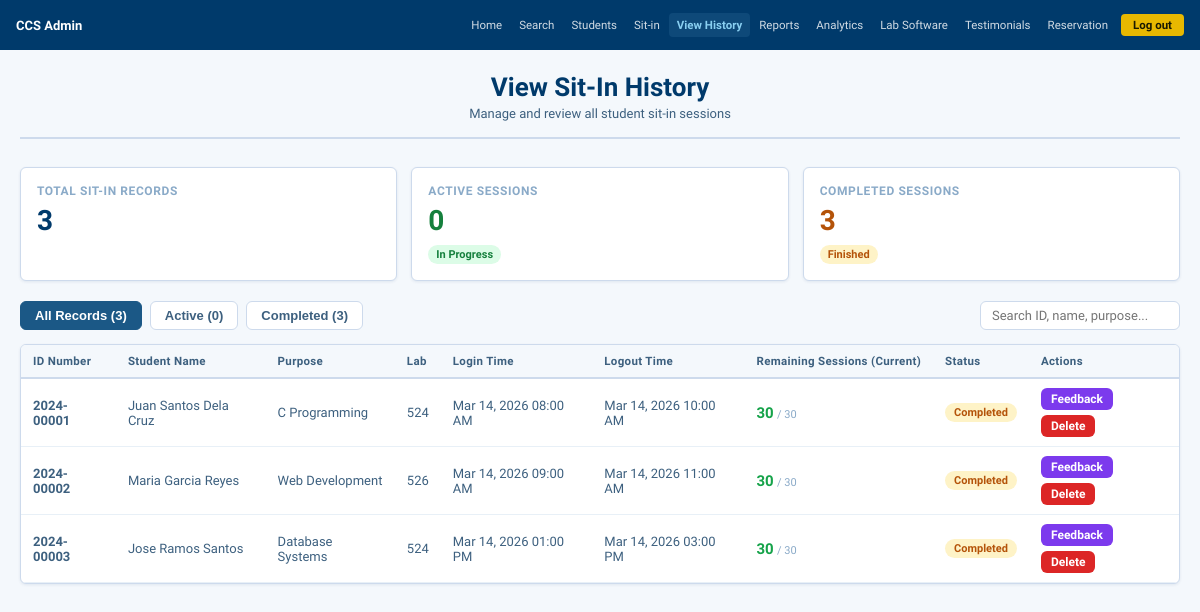
The page /admin_sitin_history.php (signed in) on the database as committed earlier.
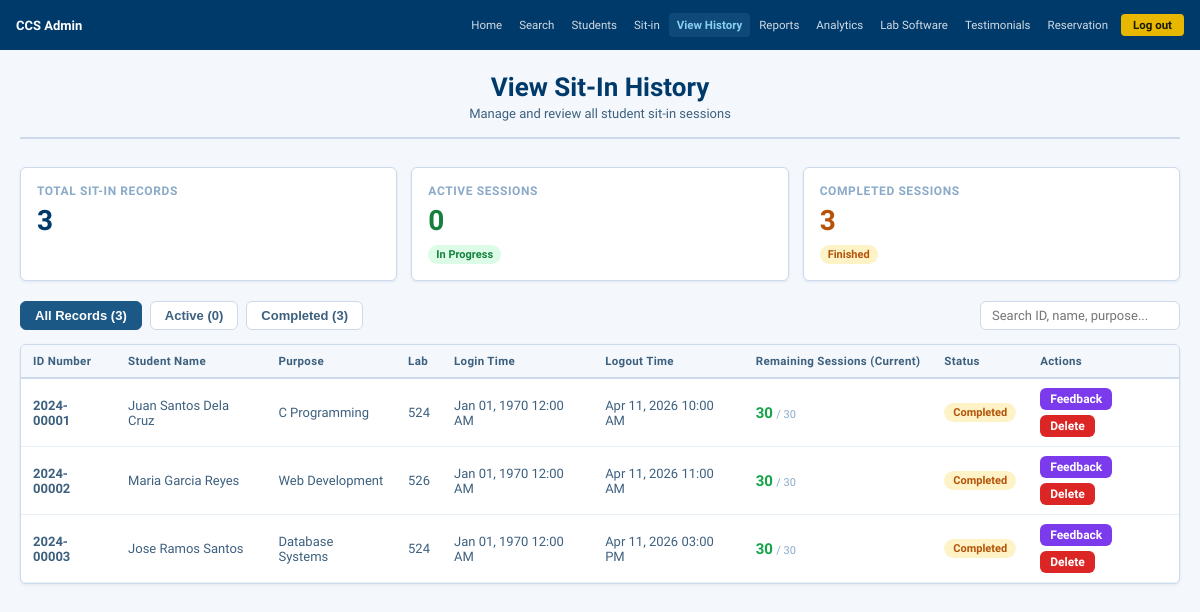
The same page on the database as committed later.
### tables this page shows
CREATE TABLE IF NOT EXISTS sit_in_history (
    id              INT AUTO_INCREMENT PRIMARY KEY,
    student_id      INT         NOT NULL,
    id_number       VARCHAR(20) NOT NULL,
    fullname        VARCHAR(255)NOT NULL,
    sit_purpose     VARCHAR(255)NOT NULL,
    laboratory      VARCHAR(50) NOT NULL,
    login_time      DATETIME    DEFAULT NULL,
    logout_time     DATETIME    DEFAULT NULL,
    date            DATE        NOT NULL,
    created_at      TIMESTAMP DEFAULT CURRENT_TIMESTAMP,
    FOREIGN KEY (student_id) REFERENCES students(id) ON DELETE CASCADE
);

CREATE TABLE IF NOT EXISTS students (
    id              INT AUTO_INCREMENT PRIMARY KEY,
    id_number       VARCHAR(20)  NOT NULL UNIQUE,
    lastname        VARCHAR(100) NOT NULL,
    firstname       VARCHAR(100) NOT NULL,
    middlename      VARCHAR(100) DEFAULT '',
    course          VARCHAR(20)  NOT NULL,
    year_level      TINYINT      NOT NULL DEFAULT 1,
    email           VARCHAR(150) NOT NULL UNIQUE,
    password        VARCHAR(255) NOT NULL,
    address         VARCHAR(255) DEFAULT '',
    session         INT          NOT NULL DEFAULT 30,
    created_at      TIMESTAMP    DEFAULT CURRENT_TIMESTAMP
);

### admin_sitin_history.php (the view, shortened to what this page needs)
<?php
require_once 'db.php';
try {
    $stmt = $pdo->prepare("
        SELECT s.id, s.student_id, s.created_at
        FROM sit_in_history s
        WHERE s.session_at_login IS NULL AND s.student_id IS NOT NULL AND s.student_id > 0
    ");
    $stmt->execute();
    $records_to_fix = $stmt->fetchAll();
    foreach ($records_to_fix as $record) {
        $pdo->prepare("UPDATE sit_in_history SET session_at_login = 30 WHERE id = ?")->execute([$record['id']]);
    }
} catch (Exception $e) {  }
try {
    $pdo->exec("CREATE TABLE IF NOT EXISTS feedback (
        id              INT AUTO_INCREMENT PRIMARY KEY,
        sitin_id        INT         NOT NULL,
        student_id      INT         NOT NULL,
        admin_feedback  TEXT        NOT NULL,
        admin_name      VARCHAR(100) DEFAULT 'CCS Admin',
        created_at      TIMESTAMP   DEFAULT CURRENT_TIMESTAMP,
        FOREIGN KEY (sitin_id) REFERENCES sit_in_history(id) ON DELETE CASCADE,
        FOREIGN KEY (student_id) REFERENCES students(id) ON DELETE CASCADE
    )");
} catch (Exception $e) {  }
$page = $_GET['page'] ?? 'history';
$filter_status = $_GET['status'] ?? 'all';
$query = "SELECT s.*,
                 st.firstname, st.lastname, st.middlename, st.course, st.year_level,
                 st.session as current_session
          FROM sit_in_history s
          LEFT JOIN students st ON s.student_id = st.id";
$query .= " ORDER BY s.created_at DESC";
$all_sitin = $pdo->query($query)->fetchAll();
$total_sitin = count($all_sitin);
$active_sitin = (int)$pdo->query("SELECT COUNT(*) FROM sit_in_history WHERE logout_time IS NULL")->fetchColumn();
$completed_sitin = (int)$pdo->query("SELECT COUNT(*) FROM sit_in_history WHERE logout_time IS NOT NULL")->fetchColumn();
?>
<!DOCTYPE html>
<html lang="en">
<head>
</head>
<body>
<?php $admin_active_file = 'admin_sitin_history.php'; $admin_active_page = ''; require 'admin_nav.php'; ?>
<div class="page-body">
<div style="margin-bottom: 28px; border-bottom: 2px solid var(--gray-200); padding-bottom: 16px; text-align: center;">
  <h1 style="font-size: 26px; font-weight: 800; color: var(--blue-dk); margin: 0;">View Sit-In History</h1>
  <p style="font-size: 13px; color: var(--gray-600); margin-top: 4px;">Manage and review all student sit-in sessions</p>
</div>
<div class="stats-grid">
  <div class="stat-card">
    <div class="stat-label">Total Sit-in Records</div>
    <div class="stat-value"><?= $total_sitin ?></div>
  </div>
  <div class="stat-card">
    <div class="stat-label">Active Sessions</div>
    <div class="stat-value" style="color:#15803d;"><?= $active_sitin ?></div>
    <span class="stat-badge stat-badge-active">In Progress</span>
  </div>
  <div class="stat-card">
    <div class="stat-label">Completed Sessions</div>
    <div class="stat-value" style="color:#b45309;"><?= $completed_sitin ?></div>
    <span class="stat-badge stat-badge-completed">Finished</span>
  </div>
</div>
<div class="toolbar">
  <div style="display:flex;gap:8px;flex-wrap:wrap;">
    <button class="filter-btn <?= $filter_status === 'all' ? 'active' : '' ?>"
            onclick="window.location.href='?page=history&status=all'">
      All Records (<?= $total_sitin ?>)
    </button>
    <button class="filter-btn <?= $filter_status === 'active' ? 'active' : '' ?>"
            onclick="window.location.href='?page=history&status=active'">
      Active (<?= $active_sitin ?>)
    </button>
    <button class="filter-btn <?= $filter_status === 'completed' ? 'active' : '' ?>"
            onclick="window.location.href='?page=history&status=completed'">
      Completed (<?= $completed_sitin ?>)
    </button>
  </div>
  <div class="toolbar-right">
    <input type="text" class="search-input" id="searchInput" placeholder="Search ID, name, purpose..."
           oninput="filterTable(this.value)"/>
  </div>
</div>
<div class="card">
  <div class="table-wrap">
    <table id="historyTable">
      <thead>
        <tr>
          <th>ID Number</th>
          <th>Student Name</th>
          <th>Purpose</th>
          <th>Lab</th>
          <th>Login Time</th>
          <th>Logout Time</th>
          <th>Remaining Sessions (Current)</th>
          <th>Status</th>
          <th>Actions</th>
        </tr>
      </thead>
      <tbody>
        <?php if ($all_sitin): foreach ($all_sitin as $sit):
          $is_active = empty($sit['logout_time']);
          $full_name = trim($sit['firstname'] . ' ' . $sit['middlename'] . ' ' . $sit['lastname']);
          $full_name = $full_name ?: ($sit['fullname'] ?? 'Walk-in Student');
          $current_session = null;
          if ($sit['student_id'] && $sit['student_id'] > 0) {
              $sessStmt = $pdo->prepare("SELECT session FROM students WHERE id = ? LIMIT 1");
              $sessStmt->execute([$sit['student_id']]);
              $current_session = $sessStmt->fetchColumn();
              $current_session = $current_session !== false ? (int)$current_session : null;
          }
          $login_datetime = '—';
          if ($sit['date'] && $sit['login_time'] && $sit['login_time'] != '00:00:00') {
              $login_datetime = date('M d, Y h:i A', strtotime($sit['date'] . ' ' . $sit['login_time']));
          } elseif ($sit['login_time'] && $sit['login_time'] != '00:00:00') {
              $login_datetime = date('h:i A', strtotime($sit['login_time']));
          }
          $logout_datetime = '—';
          if (!$is_active && $sit['logout_time']) {
              if (strpos($sit['logout_time'], ' ') !== false) {
                  $logout_datetime = date('M d, Y h:i A', strtotime($sit['logout_time']));
              }
              elseif ($sit['date'] && $sit['logout_time'] && $sit['logout_time'] != '00:00:00') {
                  $logout_datetime = date('M d, Y h:i A', strtotime($sit['date'] . ' ' . $sit['logout_time']));
              }
              elseif ($sit['logout_time'] && $sit['logout_time'] != '00:00:00') {
                  $logout_datetime = date('h:i A', strtotime($sit['logout_time']));
              }
          }
        ?>
        <tr>
          <td><strong><?= htmlspecialchars($sit['id_number']) ?></strong></td>
          <td><?= htmlspecialchars($full_name) ?></div>
          <td><?= htmlspecialchars($sit['sit_purpose']) ?></div>
          <td><?= htmlspecialchars($sit['laboratory']) ?></div>
          <td><?= $login_datetime ?></div>
          <td><?= $logout_datetime ?></div>
          <td style="min-width: 110px;">
            <?php if ($sit['student_id'] && $sit['student_id'] > 0 && $current_session !== null): ?>
              <?php
                $sessColor = $current_session <= 5 ? 'session-low' : ($current_session <= 10 ? 'session-medium' : 'session-high');
              ?>
              <span class="session-number <?= $sessColor ?>"><?= $current_session ?></span>
              <span style="font-size:11px;color:var(--gray-400);"> / 30</span>
            <?php elseif ($sit['student_id'] && $sit['student_id'] > 0 && $current_session === null): ?>
              <span style="color:var(--gray-400);">—</span>
            <?php else: ?>
              <span style="color:var(--gray-400);">Walk-in</span>
            <?php endif; ?>
          <td>
            <?php if ($is_active): ?>
              <span class="badge badge-active">Active</span>
            <?php else: ?>
              <span class="badge badge-completed">Completed</span>
            <?php endif; ?>
          <td style="display:flex;gap:5px;flex-wrap:wrap;">
            <button class="btn btn-sm" style="background:#7c3aed;color:#fff;" onclick="openFeedbackModal(<?= $sit['id'] ?>, '<?= addslashes($full_name) ?>')">Feedback</button>
            <form method="POST" style="display:inline;">
              <button type="submit" name="delete_sitin" class="btn btn-red btn-sm" onclick="return confirm('Delete this record?')">Delete</button>
            </form>
        </tr>
        <?php endforeach; else: ?>
          <tr><td colspan="9" class="no-data">No sit-in records found.</td></tr>
        <?php endif; ?>
</body>
</html>

### admin_nav.php
<?php
$_anp = $admin_active_page ?? ($page ?? '');
$_anf = $admin_active_file ?? '';
function _anav($label, $href, $match_page, $current_page, $current_file = '', $match_file = '', $extra_class = '') {
    $is_active = ($match_page && $current_page === $match_page)
              || ($match_file && $current_file === $match_file);
    $cls = trim(($is_active ? 'active ' : '') . $extra_class);
    $cls_attr = $cls ? ' class="' . $cls . '"' : '';
    return '<a href="' . $href . '"' . $cls_attr . '>' . $label . '</a>';
}
?>
<nav>
  <div class="nav-brand">CCS Admin</div>
  <div class="nav-links">
    <?= _anav('Home', 'admin_dashboard.php?page=home', 'home', $_anp) ?>
    <a href="#"
       onclick="
         if (typeof openModal === 'function') {
           openModal('searchModal');
         } else {
           window.location.href = 'admin_dashboard.php?page=home&open=search';
         }
         return false;">Search</a>
    <?= _anav('Students', 'admin_dashboard.php?page=students', 'students', $_anp) ?>
    <a href="#"
       onclick="(typeof openBlankSitin==='function' ? openBlankSitin() : window.location.href='admin_dashboard.php?page=sitin'); return false;"
       class="<?= $_anp === 'sitin' ? 'active' : '' ?>">Sit-in</a>
    <?= _anav('View History', 'admin_sitin_history.php', '', '', $_anf, 'admin_sitin_history.php') ?>
    <?= _anav('Reports',      'admin_dashboard.php?page=reports',      'reports',      $_anp) ?>
    <?= _anav('Analytics',    'admin_dashboard.php?page=analytics',    'analytics',    $_anp) ?>
    <?= _anav('Lab Software', 'admin_dashboard.php?page=software',     'software',     $_anp) ?>
    <?= _anav('Testimonials', 'admin_dashboard.php?page=testimonials', 'testimonials', $_anp) ?>
    <?= _anav('Reservation',  'admin_dashboard.php?page=reservation',  'reservation',  $_anp) ?>
    <a href="admin_logout.php" class="btn-logout-nav">Log out</a>
  </div>
</nav>

### admin_sitin_history.php (style rules this page uses)
:root { --blue:#1B5886;--blue-dk:#003A6B;--blue-lt:#e8f4fb;--blue-bd:#89CFF1; --gray-50:#f4f8fc;--gray-100:#e8f0f7;--gray-200:#cddaec; --gray-400:#8aaac8;--gray-600:#3d607f;--gray-800:#1a2e45; --white:#fff;--radius:6px; --shadow:0 1px 3px rgba(0,58,107,0.09);--shadow-md:0 4px 16px rgba(0,58,107,0.12); --red:#dc2626;--green:#16a34a;--green-lt:#f0fdf4;--yellow:#ea580c; }
* { box-sizing:border-box;margin:0;padding:0; }
body { font-family:'Plus Jakarta Sans',sans-serif;background:var(--gray-50);color:var(--gray-800);font-size:14px; }
nav { background:var(--blue-dk); height:50px;padding:0 16px; display:flex; align-items:center; justify-content:space-between; position:sticky; gap:10px; top:0;z-index:200; }
.nav-brand { font-size:13px;font-weight:700;color:#fff;white-space:nowrap;flex-shrink:0; }
.nav-links { display:flex;align-items:center;gap:1px;flex-wrap:nowrap;overflow-x:auto;scrollbar-width:none; }
.nav-links a { font-size:11.5px;font-weight:500;color:rgba(255,255,255,0.82);text-decoration:none;padding:5px 8px;border-radius:4px;white-space:nowrap;transition:all .15s;flex-shrink:0; }
.nav-links a.active { color:#89CFF1;font-weight:700;background:rgba(137,207,241,0.1); }
.btn-logout-nav { background:#e8b800;color:#1a1a00 !important;font-weight:700 !important;border-radius:4px;padding:4px 12px !important;margin-left:4px;flex-shrink:0; }
.page-body { max-width:1400px; margin:0 auto; padding:22px 20px 60px; }
.card { background:var(--white); border:1px solid var(--gray-200); border-radius:var(--radius); box-shadow:var(--shadow); overflow:hidden; margin-bottom:20px; }
.stats-grid { display:grid; grid-template-columns:repeat(auto-fit, minmax(220px, 1fr)); gap:14px; margin-bottom:20px; }
.stat-card { background:var(--white); border:1px solid var(--gray-200); border-radius:var(--radius); padding:16px; box-shadow:var(--shadow); }
.stat-label { font-size:12px; font-weight:600; color:var(--gray-400); text-transform:uppercase; letter-spacing:0.05em; margin-bottom:6px; }
.stat-value { font-size:28px; font-weight:800; color:var(--blue-dk); }
.stat-badge { font-size:11px; font-weight:600; padding:3px 8px; border-radius:20px; display:inline-block; margin-top:8px; }
.stat-badge-active { background:#dcfce7; color:#15803d; }
.stat-badge-completed { background:#fef3c7; color:#b45309; }
.toolbar { display:flex; align-items:center; gap:10px; margin-bottom:14px; flex-wrap:wrap; }
.toolbar-right { margin-left:auto; display:flex; align-items:center; gap:8px; }
.filter-btn { padding:6px 14px; border:1.5px solid var(--gray-200); background:var(--white); border-radius:var(--radius); font-size:13px; font-weight:600; cursor:pointer; transition:all .15s; color:var(--gray-600); }
.filter-btn.active { background:var(--blue); border-color:var(--blue); color:#fff; }
.search-input { padding:6px 11px; border:1px solid var(--gray-200); border-radius:var(--radius); font-size:13px; font-family:inherit; width:200px; outline:none; }
.table-wrap { overflow-x:auto; }
table { width:100%; border-collapse:collapse; }
thead th { background:var(--gray-50); color:var(--gray-600); font-size:11.5px; font-weight:700; padding:9px 12px; text-align:left; border-bottom:2px solid var(--gray-200); white-space:nowrap; letter-spacing:0.03em; }
tbody tr { border-bottom:1px solid var(--gray-100); transition:background .1s; }
tbody td { padding:9px 12px; font-size:13px; color:var(--gray-600); }
.btn { padding:6px 14px; border:none; border-radius:var(--radius); font-size:12px; font-weight:600; font-family:inherit; cursor:pointer; transition:all .15s; text-decoration:none; display:inline-flex; align-items:center; gap:5px; }
.btn-red { background:var(--red); color:#fff; }
.btn-sm { padding:4px 10px; font-size:12px; }
.badge { display:inline-block; padding:3px 9px; border-radius:12px; font-size:11px; font-weight:600; }
.badge-completed { background:#fef3c7; color:#b45309; }
.session-number { font-weight: 700; font-size: 15px; }
.session-high { color: #16a34a; }

Rows that differ between the two databases and show on the page:
changed sit_in_history "C Programming": login_datetime "Mar 14, 2026 08:00 AM" → "Jan 01, 1970 12:00 AM"; logout_time "Mar 14, 2026 10:00 AM" → "Apr 11, 2026 10:00 AM"
changed sit_in_history "Web Development": login_datetime "Mar 14, 2026 09:00 AM" → "Jan 01, 1970 12:00 AM"; logout_time "Mar 14, 2026 11:00 AM" → "Apr 11, 2026 11:00 AM"
changed sit_in_history "Database Systems": login_datetime "Mar 14, 2026 01:00 PM" → "Jan 01, 1970 12:00 AM"; logout_time "Mar 14, 2026 03:00 PM" → "Apr 11, 2026 03:00 PM"
